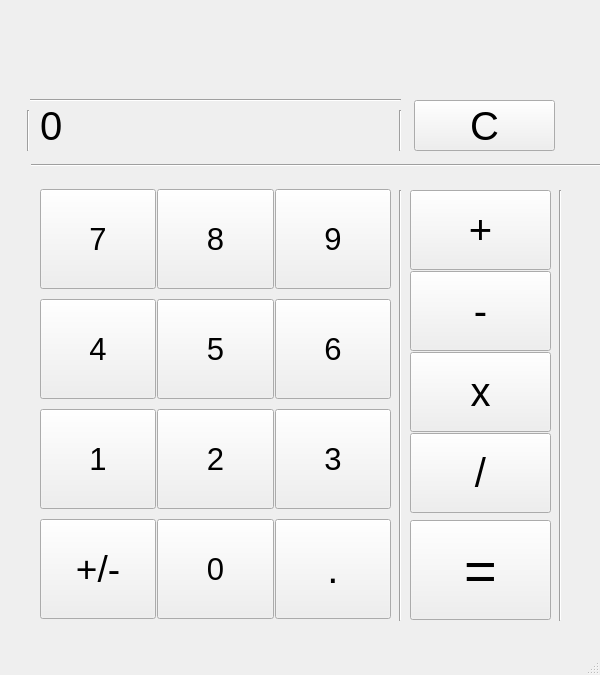
<?xml version="1.0" encoding="UTF-8"?>
<ui version="4.0">
 <class>MainWindow</class>
 <widget class="QMainWindow" name="MainWindow">
  <property name="geometry">
   <rect>
    <x>0</x>
    <y>0</y>
    <width>600</width>
    <height>675</height>
   </rect>
  </property>
  <property name="minimumSize">
   <size>
    <width>600</width>
    <height>675</height>
   </size>
  </property>
  <property name="maximumSize">
   <size>
    <width>600</width>
    <height>675</height>
   </size>
  </property>
  <property name="windowTitle">
   <string>MainWindow</string>
  </property>
  <widget class="QWidget" name="centralwidget">
   <widget class="QWidget" name="gridLayoutWidget">
    <property name="geometry">
     <rect>
      <x>40</x>
      <y>180</y>
      <width>351</width>
      <height>451</height>
     </rect>
    </property>
    <layout class="QGridLayout" name="gridLayout">
     <property name="spacing">
      <number>1</number>
     </property>
     <item row="0" column="0">
      <widget class="QPushButton" name="btn7">
       <property name="sizePolicy">
        <sizepolicy hsizetype="Minimum" vsizetype="Fixed">
         <horstretch>100</horstretch>
         <verstretch>100</verstretch>
        </sizepolicy>
       </property>
       <property name="minimumSize">
        <size>
         <width>100</width>
         <height>100</height>
        </size>
       </property>
       <property name="font">
        <font>
         <pointsize>23</pointsize>
        </font>
       </property>
       <property name="text">
        <string>7</string>
       </property>
      </widget>
     </item>
     <item row="3" column="0">
      <widget class="QPushButton" name="btn1">
       <property name="sizePolicy">
        <sizepolicy hsizetype="Minimum" vsizetype="Fixed">
         <horstretch>100</horstretch>
         <verstretch>100</verstretch>
        </sizepolicy>
       </property>
       <property name="minimumSize">
        <size>
         <width>100</width>
         <height>100</height>
        </size>
       </property>
       <property name="font">
        <font>
         <pointsize>23</pointsize>
        </font>
       </property>
       <property name="text">
        <string>1</string>
       </property>
      </widget>
     </item>
     <item row="0" column="1">
      <widget class="QPushButton" name="btn8">
       <property name="enabled">
        <bool>true</bool>
       </property>
       <property name="sizePolicy">
        <sizepolicy hsizetype="Minimum" vsizetype="Fixed">
         <horstretch>100</horstretch>
         <verstretch>100</verstretch>
        </sizepolicy>
       </property>
       <property name="minimumSize">
        <size>
         <width>100</width>
         <height>100</height>
        </size>
       </property>
       <property name="sizeIncrement">
        <size>
         <width>0</width>
         <height>0</height>
        </size>
       </property>
       <property name="font">
        <font>
         <pointsize>23</pointsize>
        </font>
       </property>
       <property name="text">
        <string>8</string>
       </property>
      </widget>
     </item>
     <item row="3" column="1">
      <widget class="QPushButton" name="btn2">
       <property name="sizePolicy">
        <sizepolicy hsizetype="Minimum" vsizetype="Fixed">
         <horstretch>100</horstretch>
         <verstretch>100</verstretch>
        </sizepolicy>
       </property>
       <property name="minimumSize">
        <size>
         <width>100</width>
         <height>100</height>
        </size>
       </property>
       <property name="font">
        <font>
         <pointsize>23</pointsize>
        </font>
       </property>
       <property name="text">
        <string>2</string>
       </property>
      </widget>
     </item>
     <item row="1" column="0">
      <widget class="QPushButton" name="btn4">
       <property name="sizePolicy">
        <sizepolicy hsizetype="Minimum" vsizetype="Fixed">
         <horstretch>100</horstretch>
         <verstretch>100</verstretch>
        </sizepolicy>
       </property>
       <property name="minimumSize">
        <size>
         <width>100</width>
         <height>100</height>
        </size>
       </property>
       <property name="font">
        <font>
         <pointsize>23</pointsize>
        </font>
       </property>
       <property name="text">
        <string>4</string>
       </property>
      </widget>
     </item>
     <item row="1" column="1">
      <widget class="QPushButton" name="btn5">
       <property name="sizePolicy">
        <sizepolicy hsizetype="Minimum" vsizetype="Fixed">
         <horstretch>100</horstretch>
         <verstretch>100</verstretch>
        </sizepolicy>
       </property>
       <property name="minimumSize">
        <size>
         <width>100</width>
         <height>100</height>
        </size>
       </property>
       <property name="font">
        <font>
         <pointsize>23</pointsize>
        </font>
       </property>
       <property name="text">
        <string>5</string>
       </property>
      </widget>
     </item>
     <item row="0" column="2">
      <widget class="QPushButton" name="btn9">
       <property name="sizePolicy">
        <sizepolicy hsizetype="Minimum" vsizetype="Fixed">
         <horstretch>100</horstretch>
         <verstretch>100</verstretch>
        </sizepolicy>
       </property>
       <property name="minimumSize">
        <size>
         <width>100</width>
         <height>100</height>
        </size>
       </property>
       <property name="font">
        <font>
         <pointsize>23</pointsize>
        </font>
       </property>
       <property name="text">
        <string>9</string>
       </property>
      </widget>
     </item>
     <item row="3" column="2">
      <widget class="QPushButton" name="btn3">
       <property name="sizePolicy">
        <sizepolicy hsizetype="Minimum" vsizetype="Fixed">
         <horstretch>100</horstretch>
         <verstretch>100</verstretch>
        </sizepolicy>
       </property>
       <property name="minimumSize">
        <size>
         <width>100</width>
         <height>100</height>
        </size>
       </property>
       <property name="font">
        <font>
         <pointsize>23</pointsize>
        </font>
       </property>
       <property name="text">
        <string>3</string>
       </property>
      </widget>
     </item>
     <item row="1" column="2">
      <widget class="QPushButton" name="btn6">
       <property name="sizePolicy">
        <sizepolicy hsizetype="Minimum" vsizetype="Fixed">
         <horstretch>100</horstretch>
         <verstretch>100</verstretch>
        </sizepolicy>
       </property>
       <property name="minimumSize">
        <size>
         <width>100</width>
         <height>100</height>
        </size>
       </property>
       <property name="font">
        <font>
         <pointsize>23</pointsize>
        </font>
       </property>
       <property name="text">
        <string>6</string>
       </property>
      </widget>
     </item>
     <item row="5" column="1">
      <widget class="QPushButton" name="btn0">
       <property name="sizePolicy">
        <sizepolicy hsizetype="Minimum" vsizetype="Fixed">
         <horstretch>100</horstretch>
         <verstretch>100</verstretch>
        </sizepolicy>
       </property>
       <property name="minimumSize">
        <size>
         <width>100</width>
         <height>100</height>
        </size>
       </property>
       <property name="font">
        <font>
         <pointsize>23</pointsize>
        </font>
       </property>
       <property name="text">
        <string>0</string>
       </property>
      </widget>
     </item>
     <item row="5" column="0">
      <widget class="QPushButton" name="sign">
       <property name="sizePolicy">
        <sizepolicy hsizetype="Minimum" vsizetype="Fixed">
         <horstretch>100</horstretch>
         <verstretch>100</verstretch>
        </sizepolicy>
       </property>
       <property name="minimumSize">
        <size>
         <width>100</width>
         <height>100</height>
        </size>
       </property>
       <property name="font">
        <font>
         <pointsize>28</pointsize>
        </font>
       </property>
       <property name="text">
        <string>+/-</string>
       </property>
      </widget>
     </item>
     <item row="5" column="2">
      <widget class="QPushButton" name="point">
       <property name="enabled">
        <bool>true</bool>
       </property>
       <property name="sizePolicy">
        <sizepolicy hsizetype="Minimum" vsizetype="Fixed">
         <horstretch>100</horstretch>
         <verstretch>100</verstretch>
        </sizepolicy>
       </property>
       <property name="minimumSize">
        <size>
         <width>100</width>
         <height>100</height>
        </size>
       </property>
       <property name="font">
        <font>
         <pointsize>30</pointsize>
         <weight>50</weight>
         <italic>false</italic>
         <bold>false</bold>
         <kerning>true</kerning>
        </font>
       </property>
       <property name="layoutDirection">
        <enum>Qt::LeftToRight</enum>
       </property>
       <property name="text">
        <string>.</string>
       </property>
      </widget>
     </item>
    </layout>
   </widget>
   <widget class="QLabel" name="result">
    <property name="geometry">
     <rect>
      <x>40</x>
      <y>100</y>
      <width>331</width>
      <height>51</height>
     </rect>
    </property>
    <property name="font">
     <font>
      <pointsize>30</pointsize>
     </font>
    </property>
    <property name="text">
     <string>0</string>
    </property>
   </widget>
   <widget class="QWidget" name="verticalLayoutWidget">
    <property name="geometry">
     <rect>
      <x>410</x>
      <y>190</y>
      <width>141</width>
      <height>325</height>
     </rect>
    </property>
    <layout class="QVBoxLayout" name="verticalLayout">
     <property name="spacing">
      <number>1</number>
     </property>
     <item>
      <widget class="QPushButton" name="plus">
       <property name="sizePolicy">
        <sizepolicy hsizetype="Minimum" vsizetype="Fixed">
         <horstretch>50</horstretch>
         <verstretch>50</verstretch>
        </sizepolicy>
       </property>
       <property name="minimumSize">
        <size>
         <width>100</width>
         <height>80</height>
        </size>
       </property>
       <property name="font">
        <font>
         <pointsize>30</pointsize>
        </font>
       </property>
       <property name="text">
        <string>+</string>
       </property>
      </widget>
     </item>
     <item>
      <widget class="QPushButton" name="minus">
       <property name="sizePolicy">
        <sizepolicy hsizetype="Minimum" vsizetype="Fixed">
         <horstretch>50</horstretch>
         <verstretch>50</verstretch>
        </sizepolicy>
       </property>
       <property name="minimumSize">
        <size>
         <width>100</width>
         <height>80</height>
        </size>
       </property>
       <property name="font">
        <font>
         <pointsize>30</pointsize>
        </font>
       </property>
       <property name="text">
        <string>-</string>
       </property>
      </widget>
     </item>
     <item>
      <widget class="QPushButton" name="mult">
       <property name="sizePolicy">
        <sizepolicy hsizetype="Minimum" vsizetype="Fixed">
         <horstretch>50</horstretch>
         <verstretch>50</verstretch>
        </sizepolicy>
       </property>
       <property name="minimumSize">
        <size>
         <width>100</width>
         <height>80</height>
        </size>
       </property>
       <property name="font">
        <font>
         <pointsize>30</pointsize>
        </font>
       </property>
       <property name="text">
        <string>x</string>
       </property>
      </widget>
     </item>
     <item>
      <widget class="QPushButton" name="div">
       <property name="sizePolicy">
        <sizepolicy hsizetype="Minimum" vsizetype="Fixed">
         <horstretch>50</horstretch>
         <verstretch>50</verstretch>
        </sizepolicy>
       </property>
       <property name="minimumSize">
        <size>
         <width>100</width>
         <height>80</height>
        </size>
       </property>
       <property name="font">
        <font>
         <pointsize>30</pointsize>
        </font>
       </property>
       <property name="text">
        <string>/</string>
       </property>
      </widget>
     </item>
    </layout>
   </widget>
   <widget class="QPushButton" name="equal">
    <property name="geometry">
     <rect>
      <x>410</x>
      <y>520</y>
      <width>141</width>
      <height>100</height>
     </rect>
    </property>
    <property name="font">
     <font>
      <pointsize>42</pointsize>
     </font>
    </property>
    <property name="text">
     <string>=</string>
    </property>
   </widget>
   <widget class="Line" name="line">
    <property name="geometry">
     <rect>
      <x>31</x>
      <y>150</y>
      <width>641</width>
      <height>31</height>
     </rect>
    </property>
    <property name="sizePolicy">
     <sizepolicy hsizetype="Preferred" vsizetype="Preferred">
      <horstretch>0</horstretch>
      <verstretch>0</verstretch>
     </sizepolicy>
    </property>
    <property name="sizeIncrement">
     <size>
      <width>20</width>
      <height>20</height>
     </size>
    </property>
    <property name="orientation">
     <enum>Qt::Horizontal</enum>
    </property>
   </widget>
   <widget class="Line" name="line_2">
    <property name="geometry">
     <rect>
      <x>390</x>
      <y>190</y>
      <width>20</width>
      <height>431</height>
     </rect>
    </property>
    <property name="orientation">
     <enum>Qt::Vertical</enum>
    </property>
   </widget>
   <widget class="Line" name="line_3">
    <property name="geometry">
     <rect>
      <x>550</x>
      <y>190</y>
      <width>20</width>
      <height>431</height>
     </rect>
    </property>
    <property name="orientation">
     <enum>Qt::Vertical</enum>
    </property>
   </widget>
   <widget class="Line" name="line_4">
    <property name="geometry">
     <rect>
      <x>30</x>
      <y>90</y>
      <width>371</width>
      <height>20</height>
     </rect>
    </property>
    <property name="orientation">
     <enum>Qt::Horizontal</enum>
    </property>
   </widget>
   <widget class="Line" name="line_5">
    <property name="geometry">
     <rect>
      <x>13</x>
      <y>110</y>
      <width>30</width>
      <height>41</height>
     </rect>
    </property>
    <property name="orientation">
     <enum>Qt::Vertical</enum>
    </property>
   </widget>
   <widget class="Line" name="line_6">
    <property name="geometry">
     <rect>
      <x>390</x>
      <y>110</y>
      <width>20</width>
      <height>41</height>
     </rect>
    </property>
    <property name="orientation">
     <enum>Qt::Vertical</enum>
    </property>
   </widget>
   <widget class="QPushButton" name="clear">
    <property name="geometry">
     <rect>
      <x>414</x>
      <y>100</y>
      <width>141</width>
      <height>51</height>
     </rect>
    </property>
    <property name="font">
     <font>
      <pointsize>30</pointsize>
     </font>
    </property>
    <property name="text">
     <string>C</string>
    </property>
   </widget>
  </widget>
  <widget class="QMenuBar" name="menubar">
   <property name="geometry">
    <rect>
     <x>0</x>
     <y>0</y>
     <width>600</width>
     <height>21</height>
    </rect>
   </property>
  </widget>
  <widget class="QStatusBar" name="statusbar"/>
 </widget>
 <resources/>
 <connections/>
</ui>
